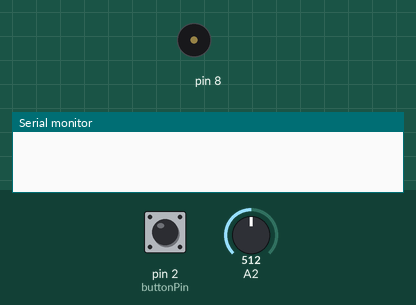
Recording of a sketch running on a simulated Arduino Uno, built with avr-gcc and run on an emulated ATmega328P. On the bench: buzzer (waves = sounding), the last lines printed to the serial monitor. The test bench sets the inputs (shaded band); at power-on: pin 2 (buttonPin) LOW, A2 = 512. At 6.5 s the program stops and its outputs stay as they are.

Above: at 1.2 s.
1.3 s: pin 2 (buttonPin) pulled HIGH for 0.15 s
At 6.9 s:
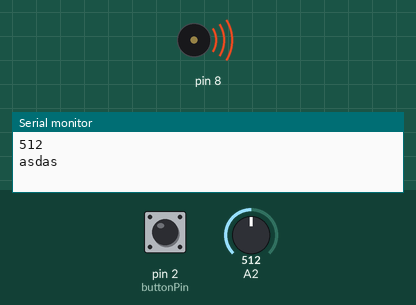
Timing chart, 0 to 8.0 s (numbered marks = the images above; inputs shaded):
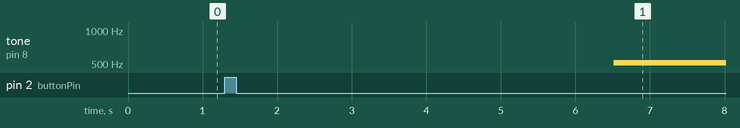

Measured:
- after the input at 1.3 s, tone on pin 8: silent → 512 Hz after 5.2 s

The sketch:

basic.ino
```cpp
const int buttonPin = 2;
int buttonState;
int lastButtonState = LOW;
unsigned long lastDebounceTime = 0;  // the last time the output pin was toggled
unsigned long debounceDelay = 5000;    // the debounce time; increase if the output flickers
int melody[10] = {0};
int conter = 0;
void setup() {
  // put your setup code here, to run once:
  Serial.begin(9600);
  pinMode(buttonPin, INPUT);
}

void loop() {
  // put your main code here, to run repeatedly:
  buttonState = digitalRead (buttonPin);
  int sensorValue = analogRead(A2); //spin
  int thisPitch = map(sensorValue, 400, 1000, 120, 1500);
  if (buttonState != lastButtonState) {
    if(buttonState == 0){
        lastDebounceTime = millis();
        if(conter<10){

             melody[conter]=analogRead(A2);
             Serial.println(melody[conter]);
             conter++;
      }
  }

  }
  if ((millis() - lastDebounceTime) > debounceDelay) {
    Serial.println("asdas");
    // whatever the reading is at, it's been there for longer than the debounce
    // delay, so take it as the actual current state:
   while(1){
     for(int i = 0; i < conter ; i++){
      tone(8, melody[i], 20);
    }
   }

  }
  lastButtonState = buttonState;

  delay(100);

}
```
